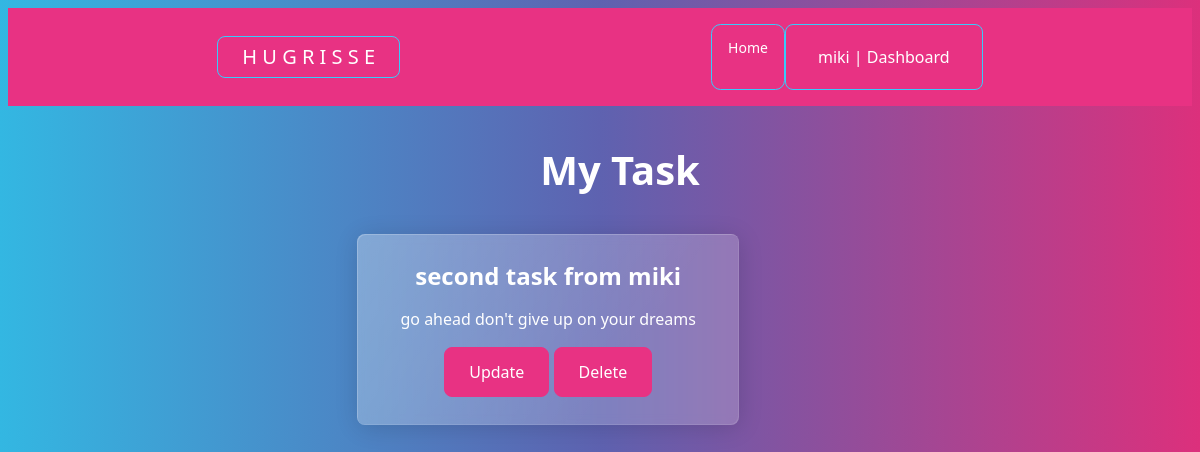
Before: /viewtask/ (signed in) with the older database file.
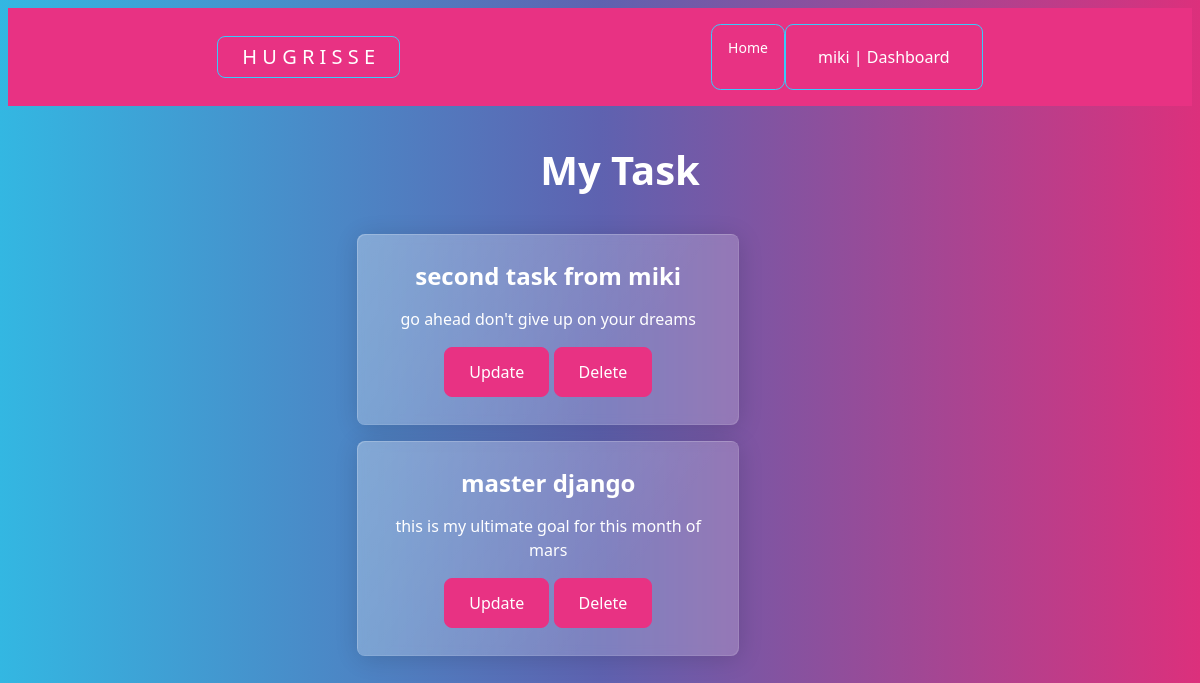
After: the same page with the newer database file.
### mainapp/models.py (models this page shows, shortened)
class Task(models.Model):
    title = models.CharField(max_length=100, null=True)
    content = models.CharField(max_length=1000, null=True, blank=True)
    date_posted = models.TimeField(auto_now=True, null=True)
    user = models.ForeignKey(User, max_length=10, on_delete=models.CASCADE, null=True)

### mainapp/views.py (the view)
# urls.py: path("viewtask/", views.viewtask, name="viewtask"),
@login_required(login_url='login')
def viewtask(request):
    curr_user = request.user.id
    task = Task.objects.all().filter(user=curr_user)
    context = {'task': task}
    return render(request, 'profile/viewtask.html', context = context)

### templates/profile/viewtask.html (shortened to what this page needs)
{% extends 'base.html' %}
{% load static %}
{% block content %}
<!DOCTYPE html>
<html lang="en">
<head>
    <link rel="stylesheet" href="{% static 'css/style.css' %} ">
</head>
<body>
    <div class="container-fluid mx-auto row col-8">
        <div class="row">
            <h1 class="text-center m-3"> My Task </h1>
            {% for tsk in task %}
                <div class="mx-auto col-8">
                    <div class="col-sm-10">
                        <div class="card m-1 row">
                            <div class="card-body">
                                <h4 class="card-title">{{ tsk.title }}</h4>
                                    <p class="card-text">{{ tsk.content }}</p>
                                <a href="#" class="btn btn-primary">Update</a>
                                <a href="#" class="btn btn-primary">Delete</a>
                            </div>
                        </div>
                    </div>
                </div>
            {% endfor %}
        </div>
    </div>
</body>
</html>
{% endblock %}

Changed rows visible on the page:
added Task: title "master django", content "this is my ultimate goal for this month of mars"
